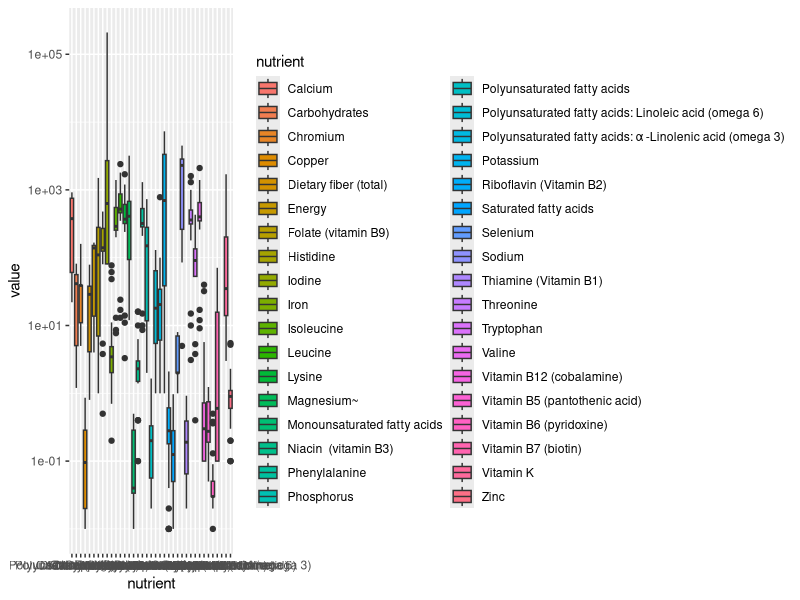

R code for this plot:

library(ggplot2)
library(tidyverse)
library(dplyr)
library(readxl)


jap_nutr <- read.csv("./data/jap_nutr.csv")
nutr_key <- read_excel('./data-raw/nutr_key.xlsx') 

nutr_key <- nutr_key %>% select(1,2,10) 

names(nutr_key) <- c('nutrient', "japan.nutrient", "ph_ranking")

# observe nutrient names
nutr_names <- jap_nutr %>% select(nutrient) %>% unique()
print(nutr_names)

jap_nutr <- jap_nutr %>% merge(nutr_key, by.x="nutrient", by.y="japan.nutrient") %>%
  rename(nutrient_orig=nutrient) %>%
  rename(nutrient=nutrient.y) %>%
  select(X, id, nutrient, everything()) 

# all seaweeds 
jap_nutr %>%
  ggplot(aes(x=nutrient, y=value, fill=nutrient)) +
  geom_boxplot() +
  scale_y_log10() 



# all seaweeds by type (green, red, brown)


# all raw seaweds